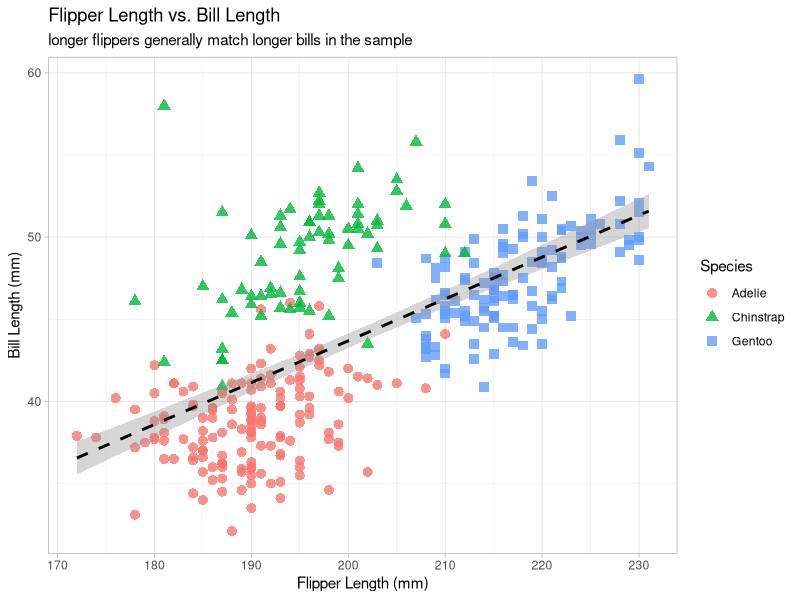

The R script that drew this image:
# AUTHOR: Karl Sabularse
# PROJECT: Finals R Project
# CATEGORY: e. data visualization script 2
# DESCRIPTION: show the relationship between flipper length and bill length
# EXPLANATION: this graph shows the relationship between flipper length and bill length across penguin records
#              the upward trend suggests that penguins with longer flippers also tend to have longer bills in this dataset
#              the species colors and shapes help show that the pattern is shared across groups while still revealing variation between species

library(palmerpenguins)
library(ggplot2)

# DATA PREPARATION
# remove missing measurements before plotting the relationship
penguins_measurements <- penguins[
  !is.na(penguins$flipper_length_mm) & !is.na(penguins$bill_length_mm),
]

# VISUALIZATION
# use points and a linear trend line to make the relationship easier to interpret
ggplot(data = penguins_measurements, aes(x = flipper_length_mm, y = bill_length_mm)) +
  geom_point(aes(color = species, shape = species), size = 3, alpha = 0.8) +
  geom_smooth(method = "lm", color = "black", linetype = "dashed") +
  labs(
    title = "Flipper Length vs. Bill Length",
    subtitle = "longer flippers generally match longer bills in the sample",
    x = "Flipper Length (mm)",
    y = "Bill Length (mm)",
    color = "Species",
    shape = "Species"
  ) +
  theme_light()

# EXPLANATION
# this graph shows the relationship between flipper length and bill length across penguin records
# the upward trend suggests that penguins with longer flippers also tend to have longer bills in this dataset
# the species colors and shapes help show that the pattern is shared across groups while still revealing variation between species
